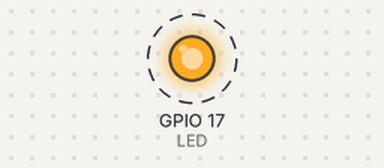
The program below on a simulated Raspberry Pi (BCM pin numbers). Shown: output pins drawn as LEDs (lit = HIGH). Dashed ring = blinking.

Above: at 0.5 s.
Timing chart, 0 to 4.6 s (numbered marks = the images above):
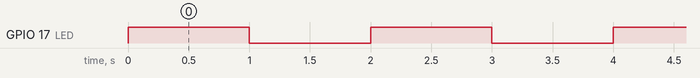

Measured:
- by itself, GPIO 17 (LED): alternates HIGH for 1.0 s and LOW for 1.0 s

The program:

tuto1.py
```python
#! /usr/bin/env python
# enable functions and methods to manage the Pi
import RPi.GPIO as GPIO
# enable use of functions of time
import time
# GPIO used to connect an anode leg LED
# GPIO 17 is equal PIN 11 follow the physical enumeration
LED=17
#time to wait
FRESH=1
# setup the enumeration based on GPIO references 1
GPIO.setmode(GPIO.BCM)
# setup the port 17 as output, in this PIN the energy will go out

GPIO.setup(LED, GPIO.OUT)
# setup to have not energy by the port 17
GPIO.output(LED, GPIO.LOW)
# code of protection; if has no problem the block try will keep always on

try:
# infinite loop
    while True:
 # Active the transmission of energy by port 17
        GPIO.output(LED, GPIO.HIGH)
     # Wait 1 second
        time.sleep(FRESH)
     # Cut off the transmission of energy
        GPIO.output(LED, GPIO.LOW)
     # again, wait 1 second
        time.sleep(FRESH)
 # exceptions are anything that interrupt the try block.
 # if a CTRL_C be pressed
except KeyboardInterrupt:
# setup the GPIO to default values; finish any transmission of energy
    GPIO.cleanup()
    
```
